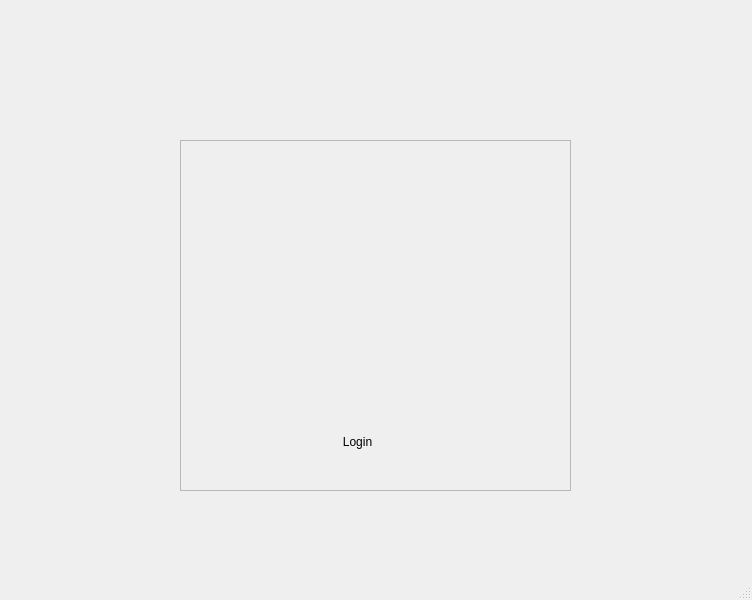
<?xml version="1.0" encoding="UTF-8"?>
<ui version="4.0">
 <class>MainWindow</class>
 <widget class="QMainWindow" name="MainWindow">
  <property name="geometry">
   <rect>
    <x>0</x>
    <y>0</y>
    <width>752</width>
    <height>600</height>
   </rect>
  </property>
  <property name="windowTitle">
   <string>MainWindow</string>
  </property>
  <property name="styleSheet">
   <string notr="true">background-image: url('D:/BiBongBenh/Desktop/PTI/img/bg.jpg');
background-repeat: no-repeat;
background-position: center;</string>
  </property>
  <widget class="QWidget" name="centralwidget">
   <widget class="QFrame" name="frame">
    <property name="geometry">
     <rect>
      <x>180</x>
      <y>140</y>
      <width>391</width>
      <height>351</height>
     </rect>
    </property>
    <property name="frameShape">
     <enum>QFrame::StyledPanel</enum>
    </property>
    <property name="frameShadow">
     <enum>QFrame::Raised</enum>
    </property>
    <widget class="QPushButton" name="pushButton">
     <property name="geometry">
      <rect>
       <x>140</x>
       <y>290</y>
       <width>75</width>
       <height>23</height>
      </rect>
     </property>
     <property name="styleSheet">
      <string notr="true">border-radius: 20%;</string>
     </property>
     <property name="text">
      <string>Login</string>
     </property>
    </widget>
   </widget>
  </widget>
  <widget class="QMenuBar" name="menubar">
   <property name="geometry">
    <rect>
     <x>0</x>
     <y>0</y>
     <width>752</width>
     <height>22</height>
    </rect>
   </property>
  </widget>
  <widget class="QStatusBar" name="statusbar"/>
 </widget>
 <resources/>
 <connections/>
</ui>
